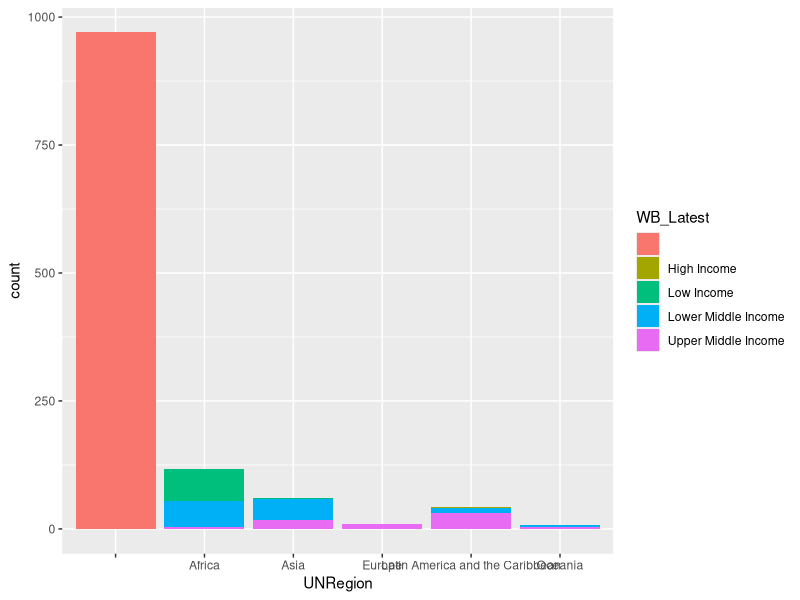

Write R code to recreate this figure.
## ---- chunk 1
library (tidyverse)
UNICEF_Food <- read.csv("data/UNICEF_Expanded_Global_Databases_FINAL.csv")
slice_head (UNICEF_Food)
## ---- chunk 2
UNICEF_Food |>
  group_by(WB_Latest) |>
  summarise(mean_male = mean(male_r, na.rm = T), 
            mean_female = mean(female_r, na.rm = T))
## ---- chunk 3
UNICEF_Food |>
  filter(WB_Latest == "Low Income") |>
  summarise(mean_urban = mean(urban_r, na.rm = T), 
            mean_rural = mean(rural_r, na.rm = T))
## ---- chunk 4
UNICEF_Food |>
  filter(WB_Latest == "Low Income") |>
  summarise(mean_6to11 = mean(month_6_11_r),
            mean_12to15 = mean(month_12_15_r), 
            mean_16to19 = mean(month_16_19_r))
## ---- chunk 5
UNICEF_Food |>
  filter(WB_Latest == "High Income") |>
  summarise(mean_6to11 = mean(month_6_11_r, na.rm = T),
            mean_12to15 = mean(month_12_15_r, na.rm = T), 
            mean_16to19 = mean(month_16_19_r, na.rm = T))
## ---- chunk 6
UNICEF_Food |>
  ggplot(aes(x = UNRegion, fill = WB_Latest, na.rm = T)) + 
  geom_bar() 
